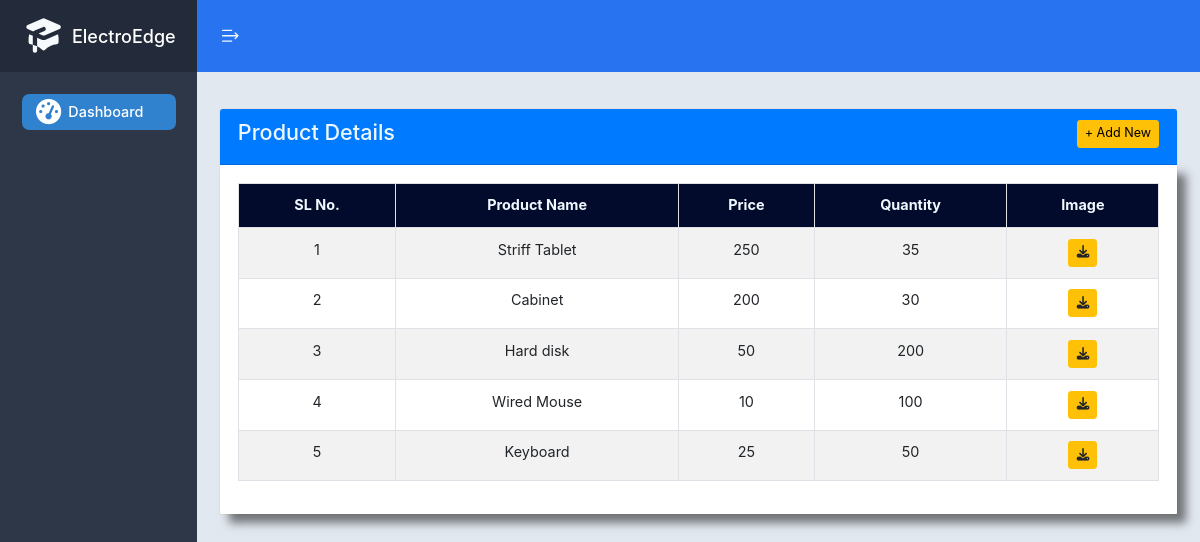
Screenshot of /productindex/ (signed in) with the database file from the repository.
### electroapp/models.py (models this page shows)
class Product(models.Model):
    pname   =  models.CharField(max_length=255, null=True)
    category = models.CharField(max_length=255, null=True)
    description = models.CharField(max_length=255, null=True)
    price = models.CharField(max_length=255, null=True)
    qty = models.CharField(max_length=255, null=True)
    image = models.FileField(upload_to=get_file_path ,null=True)
    created_at = models.DateTimeField(max_length=255,null=True)
    updated_at = models.DateTimeField(max_length=255, null=True)
    created_by = models.ForeignKey(settings.AUTH_USER_MODEL,on_delete=models.CASCADE, related_name='auth_user1',null=True)
    updated_by = models.ForeignKey(settings.AUTH_USER_MODEL,on_delete=models.CASCADE, related_name='auth_user2',null=True)

### electroapp/views.py (the view, shortened to what this page needs)
# urls.py: path('productindex/',views.productindex),
@login_required(login_url = "/user_login")
def productindex(request):
    now = datetime.now()
    auth_user=User.objects.get(id=request.user.id)
    mydata = Product.objects.order_by('-created_at').all()
    category = Category.objects.all()
    context = {'standards': mydata, 'category':category}
    return render(request,'product/index.html',context)

### template/product/index.html (shortened to what this page needs)
{% extends 'master.html' %}
{% block content %}
<section>
  <div class="card">
    <div class="card-header bg-primary">
      <div class="row">
        <div class="col-md-4">
          <h4 style="color: aliceblue;">Product Details</h4>
        </div>
        <div class="col-md-4"></div>
              <div class="col-md-4 text-right">
                  <button type="button" class="btn btn-warning btn-sm" data-toggle="modal" data-target="#ModalSlide" style="color:black">+ Add New</button>
                </div>
          </div>
    </div>
    <div class="card-body" style="box-shadow: 10px 10px 10px rgba(0,0,0,0.5);">
      <table class="table table-bordered table-striped" style="width:100%;">
        <thead style="background-color: rgb(2, 11, 43); color: aliceblue;">
          <tr>
            <th style="text-align:center">SL No.</th>
            <th style="text-align:center">Product Name</th>
            <th style="text-align:center">Price</th>
            <th style="text-align:center">Quantity</th>
            <th style="text-align:center">Image</th>
          </tr>
        </thead>
        <tbody>
          {% for x in standards %}
          <tr>
            <td style="text-align:center">{{ forloop.counter }}</td>
            <td style="text-align:center">{{ x.pname }}</td>
            <td style="text-align:center">{{ x.price }}</td>
            <td style="text-align:center">{{ x.qty }}</td>
            <td style="text-align:center">
              <a class="btn btn-warning btn-sm" href="{{ x.image.url }}" download><i class="fa fa-download"></i></a>
            </td>
          </tr>
          {% endfor %}
        </tbody>
      </table>
      </div>
  </div>
</div>
</div>
  {% endblock %}

### rows the page displays
Product: pname "Striff Tablet", price "250", qty "35"
Product: pname "Cabinet", price "200", qty "30"
Product: pname "Hard disk", price "50", qty "200"
Product: pname "Wired Mouse", price "10", qty "100"
Product: pname "Keyboard", price "25", qty "50"
